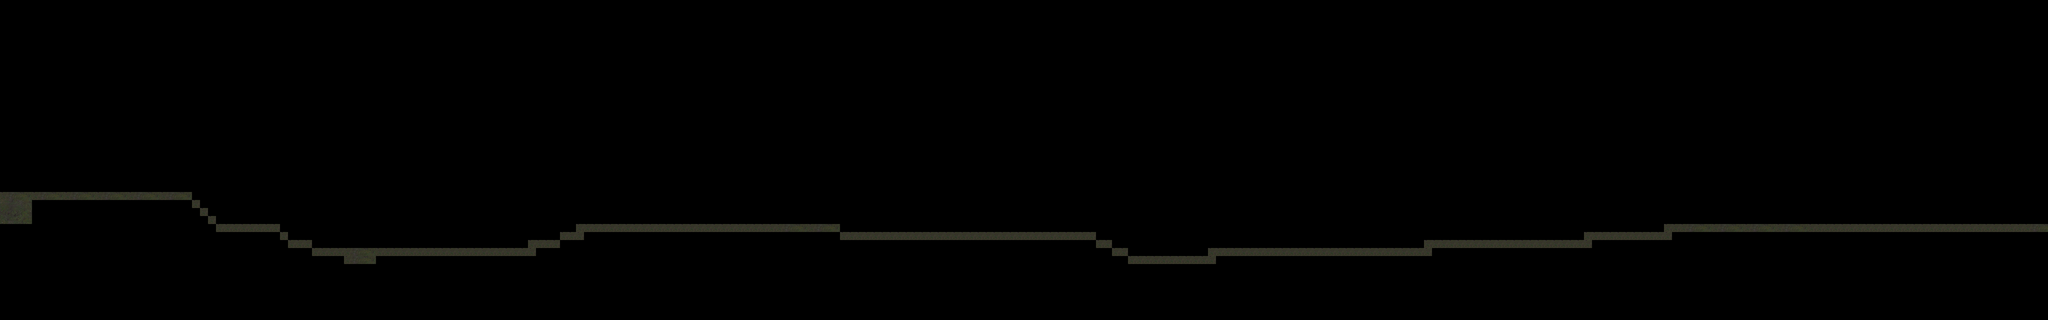

Below is a game level as drawn by its tile map, then a one-line description and the .tmx that defines it (tile-layer data replaced by summaries):
An orthogonal 256x40 tile map with 32x32 px tiles, 1 tile layer (Tile Layer 1).

<map version="1.2" tiledversion="1.2.4" orientation="orthogonal" renderorder="right-down" width="256" height="40" tilewidth="32" tileheight="32" infinite="0" nextlayerid="2" nextobjectid="1">
 <tileset firstgid="1" name="ground_tileset1" tilewidth="32" tileheight="32" tilecount="64" columns="8">
  <image source="../textures/ground_tileset1.png" width="256" height="256" />
  <tile id="0">
   <properties>
    <property name="collides" type="bool" value="true" />
   </properties>
  </tile>
  <tile id="1">
   <properties>
    <property name="collides" type="bool" value="true" />
   </properties>
  </tile>
  <tile id="2">
   <properties>
    <property name="collides" type="bool" value="true" />
   </properties>
  </tile>
  <tile id="3">
   <properties>
    <property name="collides" type="bool" value="true" />
   </properties>
  </tile>
  <tile id="4">
   <properties>
    <property name="collides" type="bool" value="true" />
   </properties>
  </tile>
  <tile id="5">
   <properties>
    <property name="collides" type="bool" value="true" />
   </properties>
  </tile>
  <tile id="6">
   <properties>
    <property name="collides" type="bool" value="true" />
   </properties>
  </tile>
  <tile id="7">
   <properties>
    <property name="collides" type="bool" value="true" />
   </properties>
  </tile>
  <tile id="8">
   <properties>
    <property name="collides" type="bool" value="true" />
   </properties>
  </tile>
  <tile id="9">
   <properties>
    <property name="collides" type="bool" value="true" />
   </properties>
  </tile>
  <tile id="10">
   <properties>
    <property name="collides" type="bool" value="true" />
   </properties>
  </tile>
  <tile id="11">
   <properties>
    <property name="collides" type="bool" value="true" />
   </properties>
  </tile>
  <tile id="12">
   <properties>
    <property name="collides" type="bool" value="true" />
   </properties>
  </tile>
  <tile id="13">
   <properties>
    <property name="collides" type="bool" value="true" />
   </properties>
  </tile>
  <tile id="14">
   <properties>
    <property name="collides" type="bool" value="true" />
   </properties>
  </tile>
  <tile id="15">
   <properties>
    <property name="collides" type="bool" value="true" />
   </properties>
  </tile>
  <tile id="16">
   <properties>
    <property name="collides" type="bool" value="true" />
   </properties>
  </tile>
  <tile id="17">
   <properties>
    <property name="collides" type="bool" value="true" />
   </properties>
  </tile>
  <tile id="18">
   <properties>
    <property name="collides" type="bool" value="true" />
   </properties>
  </tile>
  <tile id="19">
   <properties>
    <property name="collides" type="bool" value="true" />
   </properties>
  </tile>
  <tile id="20">
   <properties>
    <property name="collides" type="bool" value="true" />
   </properties>
  </tile>
  <tile id="21">
   <properties>
    <property name="collides" type="bool" value="true" />
   </properties>
  </tile>
  <tile id="22">
   <properties>
    <property name="collides" type="bool" value="true" />
   </properties>
  </tile>
  <tile id="23">
   <properties>
    <property name="collides" type="bool" value="true" />
   </properties>
  </tile>
  <tile id="24">
   <properties>
    <property name="collides" type="bool" value="true" />
   </properties>
  </tile>
  <tile id="25">
   <properties>
    <property name="collides" type="bool" value="true" />
   </properties>
  </tile>
  <tile id="26">
   <properties>
    <property name="collides" type="bool" value="true" />
   </properties>
  </tile>
  <tile id="27">
   <properties>
    <property name="collides" type="bool" value="true" />
   </properties>
  </tile>
  <tile id="28">
   <properties>
    <property name="collides" type="bool" value="true" />
   </properties>
  </tile>
  <tile id="29">
   <properties>
    <property name="collides" type="bool" value="true" />
   </properties>
  </tile>
  <tile id="30">
   <properties>
    <property name="collides" type="bool" value="true" />
   </properties>
  </tile>
  <tile id="31">
   <properties>
    <property name="collides" type="bool" value="true" />
   </properties>
  </tile>
  <tile id="32">
   <properties>
    <property name="collides" type="bool" value="true" />
   </properties>
  </tile>
  <tile id="33">
   <properties>
    <property name="collides" type="bool" value="true" />
   </properties>
  </tile>
  <tile id="34">
   <properties>
    <property name="collides" type="bool" value="true" />
   </properties>
  </tile>
  <tile id="35">
   <properties>
    <property name="collides" type="bool" value="true" />
   </properties>
  </tile>
  <tile id="36">
   <properties>
    <property name="collides" type="bool" value="true" />
   </properties>
  </tile>
  <tile id="37">
   <properties>
    <property name="collides" type="bool" value="true" />
   </properties>
  </tile>
  <tile id="38">
   <properties>
    <property name="collides" type="bool" value="true" />
   </properties>
  </tile>
  <tile id="39">
   <properties>
    <property name="collides" type="bool" value="true" />
   </properties>
  </tile>
  <tile id="40">
   <properties>
    <property name="collides" type="bool" value="true" />
   </properties>
  </tile>
  <tile id="41">
   <properties>
    <property name="collides" type="bool" value="true" />
   </properties>
  </tile>
  <tile id="42">
   <properties>
    <property name="collides" type="bool" value="true" />
   </properties>
  </tile>
  <tile id="43">
   <properties>
    <property name="collides" type="bool" value="true" />
   </properties>
  </tile>
  <tile id="44">
   <properties>
    <property name="collides" type="bool" value="true" />
   </properties>
  </tile>
  <tile id="45">
   <properties>
    <property name="collides" type="bool" value="true" />
   </properties>
  </tile>
  <tile id="46">
   <properties>
    <property name="collides" type="bool" value="true" />
   </properties>
  </tile>
  <tile id="47">
   <properties>
    <property name="collides" type="bool" value="true" />
   </properties>
  </tile>
  <tile id="48">
   <properties>
    <property name="collides" type="bool" value="true" />
   </properties>
  </tile>
  <tile id="49">
   <properties>
    <property name="collides" type="bool" value="true" />
   </properties>
  </tile>
  <tile id="50">
   <properties>
    <property name="collides" type="bool" value="true" />
   </properties>
  </tile>
  <tile id="51">
   <properties>
    <property name="collides" type="bool" value="true" />
   </properties>
  </tile>
  <tile id="52">
   <properties>
    <property name="collides" type="bool" value="true" />
   </properties>
  </tile>
  <tile id="53">
   <properties>
    <property name="collides" type="bool" value="true" />
   </properties>
  </tile>
  <tile id="54">
   <properties>
    <property name="collides" type="bool" value="true" />
   </properties>
  </tile>
  <tile id="55">
   <properties>
    <property name="collides" type="bool" value="true" />
   </properties>
  </tile>
  <tile id="56">
   <properties>
    <property name="collides" type="bool" value="true" />
   </properties>
  </tile>
  <tile id="57">
   <properties>
    <property name="collides" type="bool" value="true" />
   </properties>
  </tile>
  <tile id="58">
   <properties>
    <property name="collides" type="bool" value="true" />
   </properties>
  </tile>
  <tile id="59">
   <properties>
    <property name="collides" type="bool" value="true" />
   </properties>
  </tile>
  <tile id="60">
   <properties>
    <property name="collides" type="bool" value="true" />
   </properties>
  </tile>
  <tile id="61">
   <properties>
    <property name="collides" type="bool" value="true" />
   </properties>
  </tile>
  <tile id="62">
   <properties>
    <property name="collides" type="bool" value="true" />
   </properties>
  </tile>
  <tile id="63">
   <properties>
    <property name="collides" type="bool" value="true" />
   </properties>
  </tile>
 </tileset>
 <layer id="1" name="Tile Layer 1" width="256" height="40">
  <data>[10240 cells, 278 non-empty, 16 distinct tile ids]</data>
 </layer>
</map>
